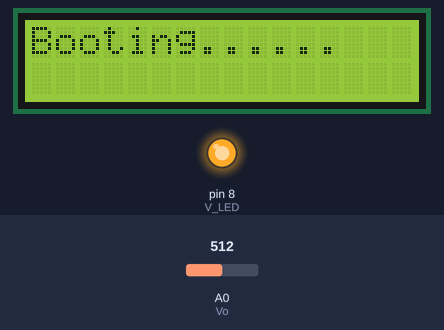
Recording of a sketch running on a simulated Arduino Uno, built with avr-gcc and run on an emulated ATmega328P. Shown: 16×2 character LCD, output pins drawn as LEDs (lit = HIGH). The test bench sets the inputs (shaded band); at power-on: A0 (Vo) = 512. What the sketch prints to the serial monitor is not drawn.

Above: at 0.1 s.
At 5.7 s:
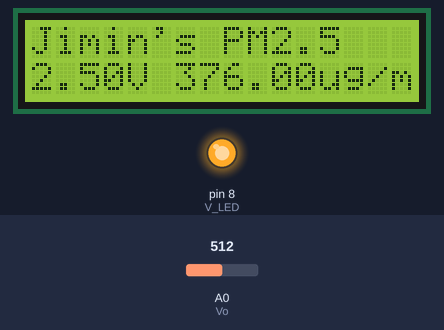
Timing chart, 0 to 7.2 s (numbered marks = the images above):
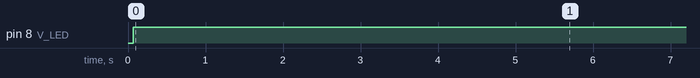

The sketch:

dustsensor.ino
```cpp
#include <LiquidCrystal_I2C.h>

#include <LiquidCrystal.h>
//#include <Wire.h>

// initialize the library with the numbers of the interface pins
LiquidCrystal lcd(12, 11, 5, 4, 3, 2);

byte addrs[] = {0x27, 0x3F};
byte addr = 0;
int error;
int Meansuring_Times = 50;

//이곳의 ADDR 은 중요하지 않습니다.
//LiquidCrystal_I2C lcd(0x00, 16, 2);

int Vo = A0;
int V_LED = 8;

float Vo_value = 0;
float Voltage = 0;
float dustDensity = 0;
float dustCleanVoltage = 0.62;

int samplingTime = 280;
int deltaTime = 40;
int sleepTime = 9680;

void setup()
{
  //LCD_Setup();
  lcd.begin(16, 2);
   // Print a message to the LCD.
  //lcd.print("dust");

  Serial.begin(9600);

  /*digital output:*/
  pinMode(V_LED, OUTPUT);

 /*analog input:*/
  pinMode(Vo, INPUT);

  lcd.clear();
  lcd.print("Booting......");
}

/** references :
 * http://blog.naver.com/PostView.nhn?blogId=darknisia&logNo=221222455928
 * http://arduinodev.woofex.net/2012/12/01/standalone-sharp-dust-sensor/
 * */
 // 미세먼지 센서(GP2Y1010AU0F)
 // : 적외선 발광 다이오드(IRED)와 포토다이오드가 대각선으로 배치되어 공기 중 먼지의 반사광을 감지
void loop()
{

  Computing_Mean();
  PrintSerial();
  PrintLCD();

  delay(500);
}
/*
void LCD_Setup()
{
  Wire.begin();
  Serial.begin(9600);
  for (int i = 0; i < sizeof(addrs) ; i++)
  {
    Wire.beginTransmission(addrs[i]);
    error = Wire.endTransmission();
    if (error == 0) {
      addr = addrs[i];
      break;
    }
  }
  while (addr == 0)
  {
    Serial.println("lcd not connected");
    delay(1000);
  }
  lcd = LiquidCrystal_I2C(addr, 16, 2);
  Serial.println("check finished");
  Serial.println(addr, HEX);
  lcd.begin();
  lcd.backlight();
  lcd.clear();
  lcd.print("Hello, world!");
  lcd.setCursor(0, 1);
  lcd.print("ADDR : ");
  lcd.print(addr, HEX);

}
*/
void Computing_Mean()
{
  float mean = 0;
  float meanV = 0;

  Voltage = 0;
  dustDensity = 0;

  for(int i = 0; i < Meansuring_Times; i ++)
  {
    Voltage = 0;
    dustDensity = 0;
    Computing_dust();
    mean = mean + dustDensity;
    meanV = meanV + Voltage;

    delay(100);
  }

  mean = mean / Meansuring_Times;
  meanV = meanV / Meansuring_Times;

  dustDensity = mean;
  Voltage = meanV;
}
void Computing_dust()
{
  Vo_value = 0;
  Voltage = 0;

  digitalWrite(V_LED,LOW);  //ired 'on'
  delayMicroseconds(samplingTime);
  Vo_value = analogRead(Vo); //read the dust value
  delayMicroseconds(deltaTime);// pulse width 0.32 - 0.28 = 0.04 msec
                               //0.32 msec의 펄스폭을 유지하기 위해 필요한 코드입니다

  digitalWrite(V_LED,HIGH); //ired 'off'
  delayMicroseconds(sleepTime);


/*
이 센서의 출력전압(Vo)는 먼지가 없을 때의 출력전압(Voc)과 먼지 농도(ΔV)에 비례하여 출력됩니다.
다시 표현하면 ΔV = Vo – Voc
미세먼지 농도[µg/m³] = (Vo – Voc) / 0.005
*/
  Voltage = Vo_value * (5.0 / 1024.0);

  dustDensity = (Voltage - dustCleanVoltage)/0.005;
}

void PrintSerial()
{
  Serial.print(" Raw Signal Value (0-1023):");
  Serial.print(Vo_value);
  Serial.print(" | Volatage:");
  Serial.print(Voltage);
  Serial.print(" | Dust Density:");
  Serial.print(dustDensity);
  Serial.print("[ug/m3]");
  Serial.println();
  Serial.println();
  Serial.println();
}

void PrintLCD()
{
  lcd.clear();                                     // lcd의 화면을 지웁니다.
  lcd.setCursor(0, 0);
  lcd.print("Jimin's PM2.5");
  lcd.setCursor(0, 1);
  lcd.print(Voltage);
  lcd.print("V ");
  lcd.print(dustDensity);
  lcd.print("ug/m3");
}
```

Measured:
- by itself, pin 8 (V_LED): LOW → HIGH at 0.07 s
